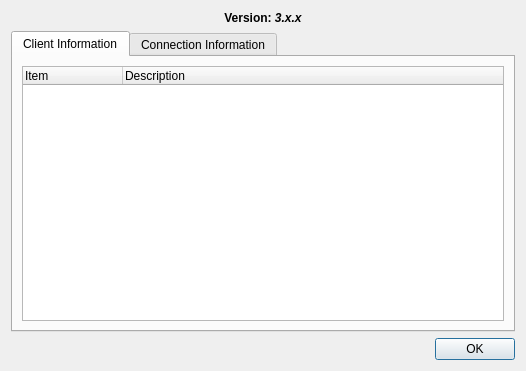
<ui version="4.0" >
 <class>AboutDialog</class>
 <widget class="QDialog" name="AboutDialog" >
  <property name="geometry" >
   <rect>
    <x>0</x>
    <y>0</y>
    <width>526</width>
    <height>371</height>
   </rect>
  </property>
  <property name="sizePolicy" >
   <sizepolicy vsizetype="Minimum" hsizetype="Minimum" >
    <horstretch>0</horstretch>
    <verstretch>0</verstretch>
   </sizepolicy>
  </property>
  <property name="windowTitle" >
   <string>About OverView</string>
  </property>
  <property name="modal" >
   <bool>true</bool>
  </property>
  <layout class="QGridLayout" >
   <item row="1" column="1" >
    <widget class="QLabel" name="VersionLabel" >
     <property name="text" >
      <string>&lt;html>&lt;b>Version: &lt;i>3.x.x&lt;/i>&lt;/b>&lt;/html></string>
     </property>
     <property name="textFormat" >
      <enum>Qt::AutoText</enum>
     </property>
     <property name="alignment" >
      <set>Qt::AlignCenter</set>
     </property>
    </widget>
   </item>
   <item row="2" column="0" colspan="3" >
    <widget class="QTabWidget" name="tabWidget" >
     <property name="currentIndex" >
      <number>0</number>
     </property>
     <widget class="QWidget" name="tabClient" >
      <attribute name="title" >
       <string>Client Information</string>
      </attribute>
      <layout class="QVBoxLayout" >
       <item>
        <widget class="QTreeWidget" name="ClientInformation" >
         <property name="alternatingRowColors" >
          <bool>true</bool>
         </property>
         <property name="rootIsDecorated" >
          <bool>false</bool>
         </property>
         <column>
          <property name="text" >
           <string>Item</string>
          </property>
         </column>
         <column>
          <property name="text" >
           <string>Description</string>
          </property>
         </column>
        </widget>
       </item>
      </layout>
     </widget>
     <widget class="QWidget" name="tabServer" >
      <attribute name="title" >
       <string>Connection Information</string>
      </attribute>
      <layout class="QGridLayout" >
       <item row="0" column="0" >
        <widget class="QTreeWidget" name="ServerInformation" >
         <property name="alternatingRowColors" >
          <bool>true</bool>
         </property>
         <property name="rootIsDecorated" >
          <bool>false</bool>
         </property>
         <column>
          <property name="text" >
           <string>Item</string>
          </property>
         </column>
         <column>
          <property name="text" >
           <string>Description</string>
          </property>
         </column>
        </widget>
       </item>
      </layout>
     </widget>
    </widget>
   </item>
   <item row="3" column="0" colspan="3" >
    <layout class="QHBoxLayout" >
     <item>
      <spacer>
       <property name="orientation" >
        <enum>Qt::Horizontal</enum>
       </property>
       <property name="sizeHint" >
        <size>
         <width>0</width>
         <height>20</height>
        </size>
       </property>
      </spacer>
     </item>
     <item>
      <widget class="QPushButton" name="OK" >
       <property name="text" >
        <string>OK</string>
       </property>
      </widget>
     </item>
    </layout>
   </item>
  </layout>
 </widget>
 <resources>
  <include location="Resources.qrc" />
 </resources>
 <connections>
  <connection>
   <sender>OK</sender>
   <signal>clicked()</signal>
   <receiver>AboutDialog</receiver>
   <slot>accept()</slot>
   <hints>
    <hint type="sourcelabel" >
     <x>278</x>
     <y>253</y>
    </hint>
    <hint type="destinationlabel" >
     <x>96</x>
     <y>254</y>
    </hint>
   </hints>
  </connection>
 </connections>
</ui>
